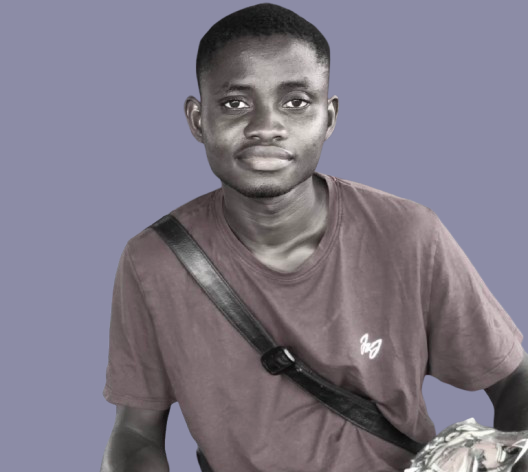
#> input picture bj-1.png, 528 x 472 px, found by its file name
$ python cutout.py
#> lines starting #> are read from the running program, lines starting #| are printed output that depends on the picture; after the words box and inside, x2 and y2 are one past the last pixel; in counts of white or black regions, pixels touching at a corner belong together
from PIL import Image, ImageDraw, ImageFilter, ImageChops
im = Image.open("bj-1.png").convert("RGB")
w, h = im.size
#> w = 528; h = 472
print(w, h, [im.getpixel(p) for p in [(5,5),(w-5,5),(5,h//2),(w//2,5),(w-5,h//2)]])
#| 528 472 [(140, 140, 166), (140, 140, 166), (140, 140, 166), (48, 46, 47), (140, 140, 166)]
# flood fill background from the borders on a marker copy
marker = im.copy()
MAGENTA = (255, 0, 255)
thr = 38
seeds = [(x, 0) for x in range(0, w, 6)] + [(185, 466), (188, 445)] + [(0, y) for y in range(0, h, 6)] + [(w-1, y) for y in range(0, h, 6)]
for s in seeds:
    if marker.getpixel(s) != MAGENTA:
        ImageDraw.floodfill(marker, s, MAGENTA, thresh=thr)
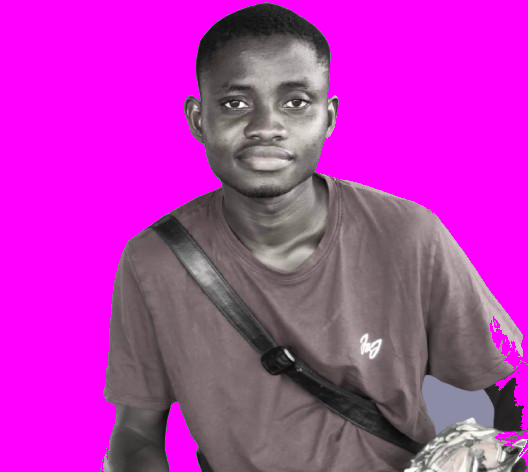
#> marker: PIL image 528x472 RGB; mean R, G, B 184, 52.5, 179.6
mask = Image.new("L", (w, h), 255)
#> mask: PIL image 528x472 L; every value is 255
px, mp = mask.load(), marker.load()
for y in range(h):
    for x in range(w):
        if mp[x, y] == MAGENTA:
            px[x, y] = 0
# clean: remove specks, smooth edge
mask = mask.filter(ImageFilter.MedianFilter(5)).filter(ImageFilter.MinFilter(3))
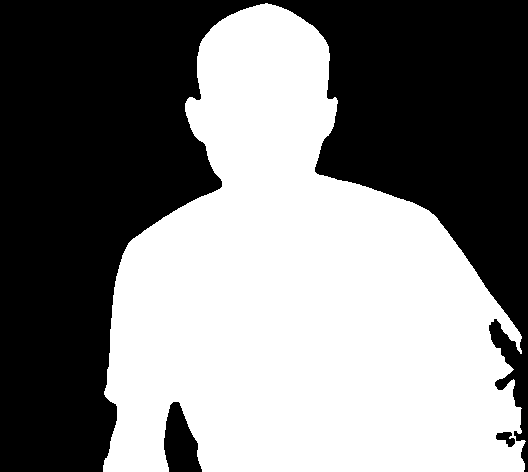
#> mask: PIL image 528x472 L; 49.7% white; 1 white region, box (x1, y1, x2, y2) and area: (103, 3, 526, 472) 123739
mask = mask.filter(ImageFilter.GaussianBlur(1.2))
mask = mask.point(lambda v: 0 if v < 110 else (255 if v > 170 else int((v-110)*255/60)))
out = im.convert("RGBA"); out.putalpha(mask)
#> further down, out is the input picture: PIL image 528x472 RGBA; mean R, G, B, A 126.9, 121.6, 135.1, 255
#> after `out.putalpha(mask)`:
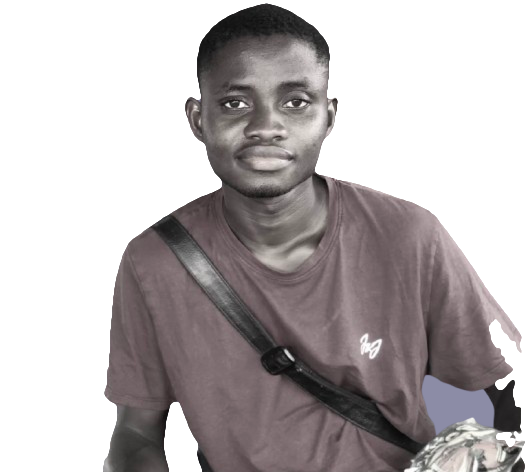
#> out: PIL image 528x472 RGBA; mean R, G, B, A 126.9, 121.6, 135.1, 126.4; transparent parts drawn white
out.save("assets/stanislas.png")
prev = Image.new("RGBA", out.size, (90, 60, 220, 255)); prev.alpha_composite(out)
#> after `prev = Image.new('RGBA', out.size, (90, 60, 220, 255))`:
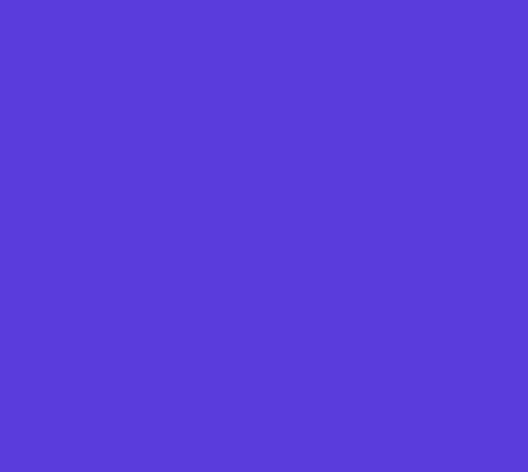
#> prev: PIL image 528x472 RGBA; mean R, G, B, A 90, 60, 220, 255
#> after `prev.alpha_composite(out)`:
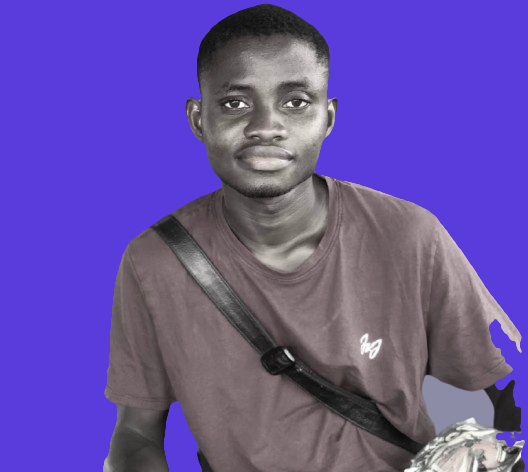
#> prev: PIL image 528x472 RGBA; mean R, G, B, A 102, 81.6, 163.1, 255
prev.save("scripts/preview.png")
